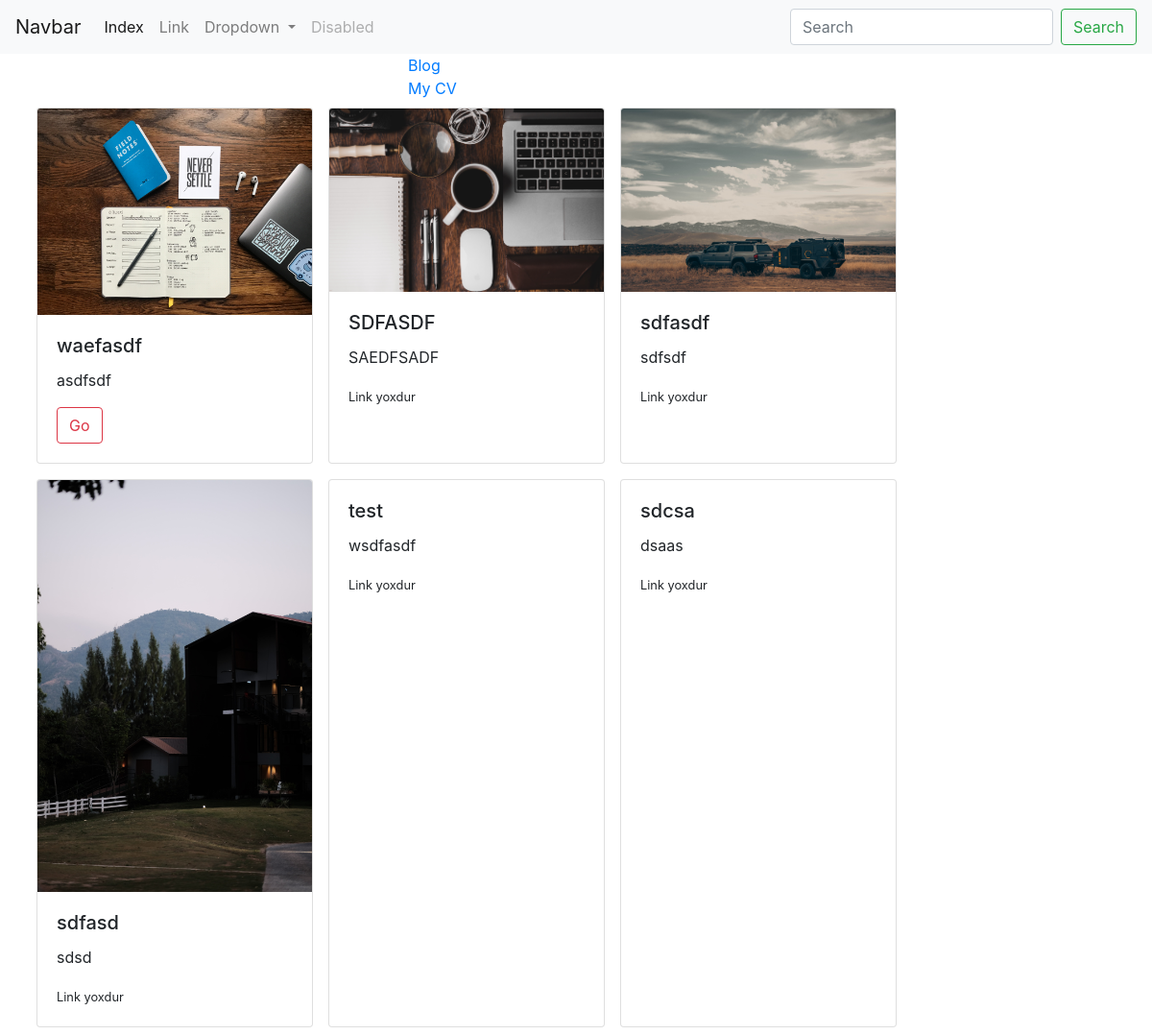
The page / on the database its author committed.
### portfolio/models.py (models this page shows, shortened)
class Project(models.Model):
    title = models.CharField(max_length=50, verbose_name="Bashliq")
    description = models.CharField(max_length=250, verbose_name="Haqqinda")
    image = models.ImageField(upload_to='portfolio/images/', verbose_name="Shekil", blank=True)
    url = models.URLField(verbose_name="Link", blank=True)

### portfolio/views.py (the view)
# urls.py: 2. Add a URL to urlpatterns:  path('', views.home, name='home')
def home(request):
    projects = Project.objects.all()
    return render(request, 'index.html', {'projects': projects})

### portfolio/templates/index.html (shortened to what this page needs)
{% extends 'base.html' %} {%  load static %}
{%  block content %}
    <div class="row">
        <div class="col-md-4">
        </div>
        <div class="col-md-8 justify-content-end">
            <div>
                <a href="{% url 'blog:all_blogs' %}">Blog</a>
            </div>
            <div>
                <a href="{% static 'AmilAbdullayevEN.pdf' %}">My CV</a>
            </div>
        </div>
    </div>
    <div class="row">
        {% for project in projects %}
            <div class="card my-2 mx-2" style="width: 18rem;">
                {% if project.image %}
                    <img src="{{ project.image.url }}" class="card-img-top" alt="{{ project.title }}">
                {% endif %}
                <div class="card-body">
                    <h5 class="card-title">{{ project.title }}</h5>
                    <p class="card-text">{{ project.description }}</p>
                    {% if project.url %}
                        <a href="{{ project.url }}" class="btn btn-outline-danger">Go</a>
                    {% else %}
                        <small>Link yoxdur</small>
                    {% endif %}
                </div>
            </div>
        {% endfor %}
    </div>
{% endblock %}

### portfolio/templates/base.html (shortened to what this page needs)
<!doctype html>
<html lang="en">
<head>
    <link rel="stylesheet" href="https://cdn.jsdelivr.net/npm/bootstrap@4.5.3/dist/css/bootstrap.min.css">
</head>
<body>
    <header>
    <nav class="navbar navbar-expand-lg navbar-light bg-light">
  <a class="navbar-brand" href="#">Navbar</a>
  <div class="collapse navbar-collapse" id="navbarSupportedContent">
    <ul class="navbar-nav mr-auto">
      <li class="nav-item active">
        <a class="nav-link" href="#">Index <span class="sr-only">(current)</span></a>
      </li>
      <li class="nav-item">
        <a class="nav-link" href="#">Link</a>
      </li>
      <li class="nav-item dropdown">
        <a class="nav-link dropdown-toggle" href="#" id="navbarDropdown" role="button" data-toggle="dropdown" aria-haspopup="true" aria-expanded="false">
          Dropdown
        </a>
      </li>
      <li class="nav-item">
        <a class="nav-link disabled" href="#" tabindex="-1" aria-disabled="true">Disabled</a>
      </li>
    </ul>
    <form class="form-inline my-2 my-lg-0">
      <input class="form-control mr-sm-2" type="search" placeholder="Search" aria-label="Search">
      <button class="btn btn-outline-success my-2 my-sm-0" type="submit">Search</button>
    </form>
  </div>
</nav>
</header>
    <div class="container">
        {% block content %} {% endblock %}
    </div>
</body>
</html>

### rows shown on the page
Project: image (picture), title "waefasdf", description "asdfsdf"
Project: image (picture), title "SDFASDF", description "SAEDFSADF", url "Link yoxdur"
Project: image (picture), title "sdfasdf", description "sdfsdf", url "Link yoxdur"
Project: image (picture), title "sdfasd", description "sdsd", url "Link yoxdur"
Project: title "test", description "wsdfasdf", url "Link yoxdur"
Project: title "sdcsa", description "dsaas", url "Link yoxdur"
